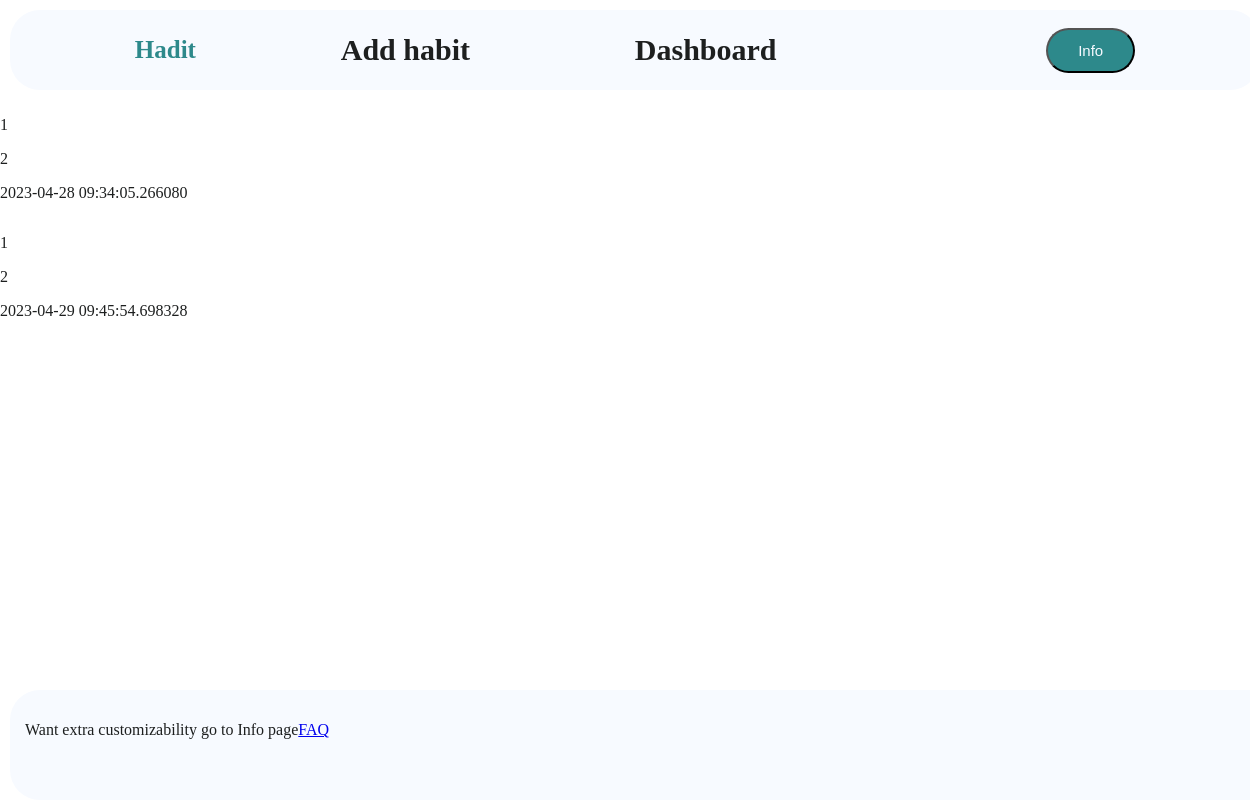
Screenshot of /streaks (signed in) with the database file from the repository.
### app/models.py (models this page shows)
class streak(db.Model): # define 'streak' table
    __tablename__ = "streak" # add 'streak' as tablename
    id = db.Column(db.Integer, primary_key=True) # create primary key for streak table. Stored as integer
    user_id = db.Column(db.Integer, db.ForeignKey("users.id"), nullable=False) # Foreign key column for user id
    habit_id = db.Column(db.Integer, db.ForeignKey("habits.id"), nullable=False) # Foreign key column for habit id
    date = db.Column(db.DateTime, default=datetime.utcnow, nullable=False) # column to record when habit is recorded. Stored as a datetime object. Defualts to current date.
    is_consecutive = db.Column(db.Integer, default=False) # column to record current streak for users habit
    user = db.relationship("users", backref="streaks") # establish relationship with 'user' table
    habit = db.relationship("habits", backref="streaks")  # establish relationship with 'habits' table

### app/routes.py (the view)
@app.route("/streaks")
@login_required
def streaks():
    Streaks = streak.query.filter_by(user_id=current_user.id)
    print(Streaks)
    return render_template("streak.html", Streaks=Streaks)

### app/routes.py (called while the page is built)
@login_manager.user_loader
def load_user(user_id):
    return users.query.get(user_id) # Returns current users_id from 'users' table

### app/templates/Streak.html
{% extends 'base.html'%}
{% block content%}
{% for streak in Streaks %}
<div>
    <p>{{streak.user_id}}</p>
    <p> {{streak.habit_id}}</p>
    <p> {{streak.date}}</p>
</div>
{% endfor %}
{% endblock %}

### app/static/css/style.css (style rules this page uses)
p { color:var(--secondary_color); }

### rows the page displays
streak: user_id "1", habit_id "2", date "2023-04-28 09:34:05.266080"
streak: user_id "1", habit_id "2", date "2023-04-29 09:45:54.698328"
